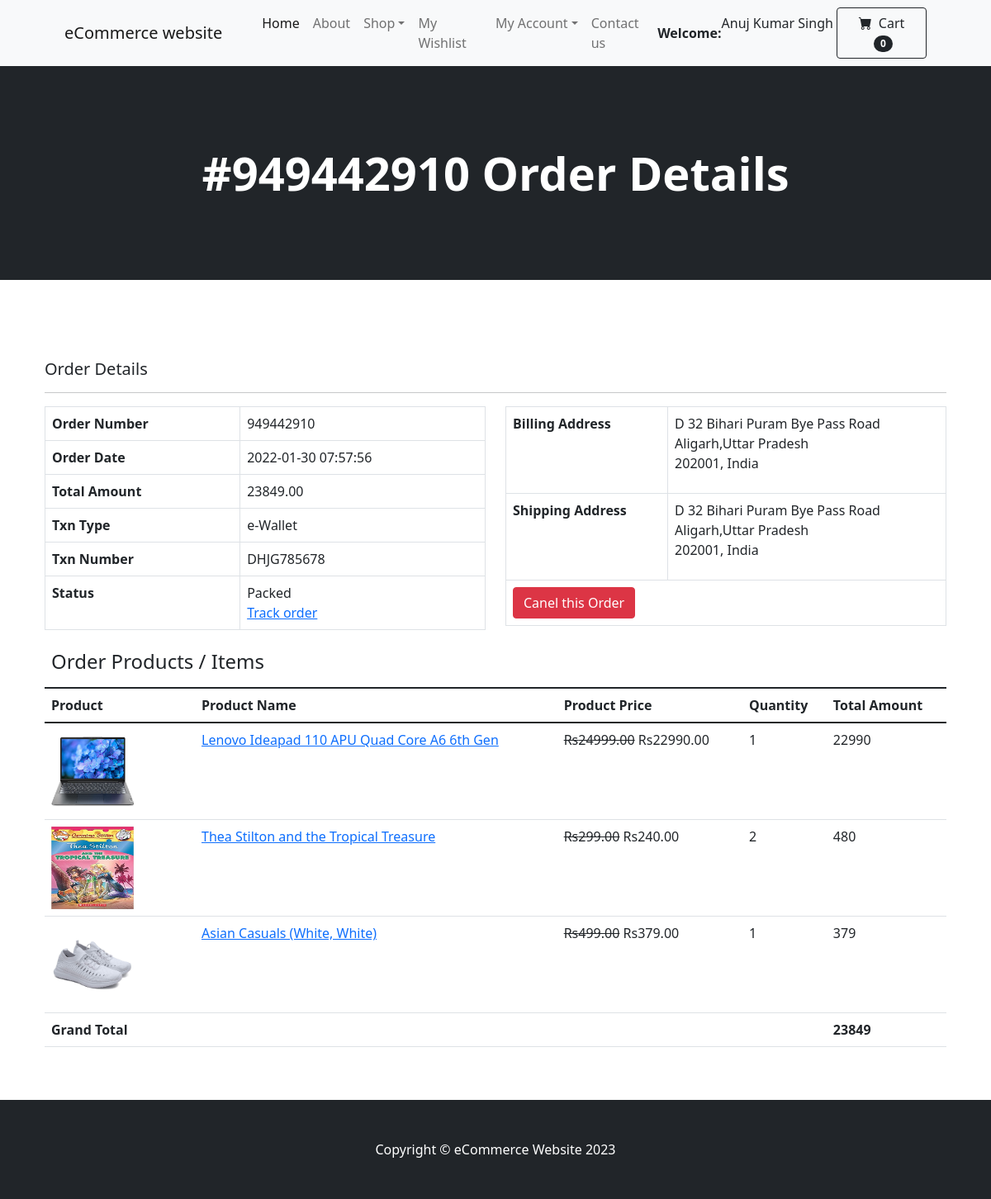
/order-details.php?onumber=949442910 (signed in), run on the app's committed database.
### tables this page shows
CREATE TABLE `orders` (
  `id` int(11) NOT NULL,
  `orderNumber` bigint(12) DEFAULT NULL,
  `userId` int(11) DEFAULT NULL,
  `addressId` int(11) DEFAULT NULL,
  `totalAmount` decimal(10,2) DEFAULT NULL,
  `txnType` varchar(200) DEFAULT NULL,
  `txnNumber` varchar(50) DEFAULT NULL,
  `orderStatus` varchar(120) DEFAULT NULL,
  `orderDate` timestamp NOT NULL DEFAULT current_timestamp()
);

CREATE TABLE `addresses` (
  `id` int(11) NOT NULL,
  `userId` int(11) DEFAULT NULL,
  `billingAddress` varchar(255) DEFAULT NULL,
  `biilingCity` varchar(150) DEFAULT NULL,
  `billingState` varchar(100) DEFAULT NULL,
  `billingPincode` int(11) DEFAULT NULL,
  `billingCountry` varchar(100) DEFAULT NULL,
  `shippingAddress` varchar(300) DEFAULT NULL,
  `shippingCity` varchar(150) DEFAULT NULL,
  `shippingState` varchar(100) DEFAULT NULL,
  `shippingPincode` int(11) DEFAULT NULL,
  `shippingCountry` varchar(100) DEFAULT NULL,
  `postingDate` timestamp NULL DEFAULT current_timestamp()
);

CREATE TABLE `ordersdetails` (
  `id` int(11) NOT NULL,
  `orderNumber` bigint(12) DEFAULT NULL,
  `userId` int(11) DEFAULT NULL,
  `productId` int(11) DEFAULT NULL,
  `quantity` int(11) DEFAULT NULL,
  `orderDate` timestamp NOT NULL DEFAULT current_timestamp(),
  `orderStatus` varchar(55) DEFAULT NULL
);

CREATE TABLE `products` (
  `id` int(11) NOT NULL,
  `category` int(11) NOT NULL,
  `subCategory` int(11) DEFAULT NULL,
  `productName` varchar(255) DEFAULT NULL,
  `productCompany` varchar(255) DEFAULT NULL,
  `productPrice` decimal(10,2) DEFAULT NULL,
  `productPriceBeforeDiscount` decimal(10,2) DEFAULT NULL,
  `productDescription` longtext DEFAULT NULL,
  `productImage1` varchar(255) DEFAULT NULL,
  `productImage2` varchar(255) DEFAULT NULL,
  `productImage3` varchar(255) DEFAULT NULL,
  `shippingCharge` decimal(10,2) DEFAULT NULL,
  `productAvailability` varchar(255) DEFAULT NULL,
  `postingDate` timestamp NULL DEFAULT current_timestamp(),
  `updationDate` timestamp NULL DEFAULT NULL ON UPDATE current_timestamp(),
  `addedBy` int(11) DEFAULT NULL,
  `lastUpdatedBy` int(2) DEFAULT NULL
);

### order-details.php (the view, shortened to what this page needs)
<?php session_start();
include_once('includes/config.php');
if(strlen($_SESSION['id'])==0)
{   header('location:logout.php');
}else{
?>
<!DOCTYPE html>
<html lang="en">
    <head>
        <link href="https://cdn.jsdelivr.net/npm/bootstrap-icons@1.5.0/font/bootstrap-icons.css" rel="stylesheet" />
        <link href="css/styles.css" rel="stylesheet" />
    </head>
    <body>
<?php include_once('includes/header.php');?>
        <header class="bg-dark py-5">
            <div class="container px-4 px-lg-5 my-5">
                <div class="text-center text-white">
                    <h1 class="display-4 fw-bolder">#<?php echo intval($_GET['onumber']);?> Order Details</h1>
                </div>
            </div>
        </header>
        <section class="py-5">
            <div class="container px-4  mt-5">
<h5>Order Details</h5>
<hr />
     <?php
$uid=$_SESSION['id'];
$orderno=intval($_GET['onumber']);
$ret=mysqli_query($con,"select *,orders.id as orderid from orders
left join addresses on addresses.id=orders.addressId
    where orders.userId='$uid' and orders.orderNumber='$orderno'");
while ($row=mysqli_fetch_array($ret)) {?>
<div class="row">
<div class="col-6">
    <table class="table table-bordered" border="1">
<tr>
    <th>Order Number</th>
    <td><?php echo htmlentities($row['orderNumber']);?></td>
</tr>
<tr>
    <th>Order Date</th>
    <td><?php echo htmlentities($row['orderDate']);?></td>
</tr>
<tr>
    <th>Total Amount</th>
    <td><?php echo htmlentities($row['totalAmount']);?></td>
</tr>
<tr>
    <th>Txn Type</th>
    <td><?php echo htmlentities($row['txnType']);?></td>
</tr>
<tr>
    <th>Txn Number</th>
    <td><?php echo htmlentities($row['txnNumber']);?></td>
</tr>
<tr>
    <th>Status</th>
    <td><?php $ostatus=$row['orderStatus'];
                    if( $ostatus==''): echo "Not Processed Yet";
                        else: echo $ostatus; endif;?>
                            <br />
<a href="javascript:void(0);" onClick="popUpWindow('track-order.php?oid=<?php echo $row['orderid'];?>');" title="Track order"> Track order
</a>
                        </td>
</tr>
    </table>
</div>
<div class="col-6">
    <table class="table table-bordered" border="1">
<tr>
    <th>Billing Address</th>
    <td><address><?php echo htmlentities($row['billingAddress']);?><br />
<?php echo htmlentities($row['biilingCity']);?>,<?php echo htmlentities($row['billingState']);?><br />
<?php echo htmlentities($row['billingPincode']);?>, <?php echo htmlentities($row['billingCountry']);?>
</address>
    </td>
</tr>
<tr>
    <th>Shipping Address</th>
    <td><address><?php echo htmlentities($row['shippingAddress']);?><br />
<?php echo htmlentities($row['shippingCity']);?>,<?php echo htmlentities($row['shippingState']);?><br />
<?php echo htmlentities($row['shippingPincode']);?>, <?php echo htmlentities($row['shippingCountry']);?>
</address>
    </td>
</tr>
<tr><td colspan="2"><a href="javascript:void(0);" onClick="popUpWindow('cancelorder.php?oid=<?php echo $row['orderid'];?>');" title="Cancel Order" class="btn-upper btn btn-danger">Canel this Order
</a></td></tr>
    </table>
</div>
</div>
<?php } ?>
    <div class="table-responsive">
        <table class="table">
            <thead>
                <tr>
                    <th colspan="4"><h4>Order Products / Items</h4></th>
                </tr>
            </thead>
            <tr>
                <thead>
                    <th>Product</th>
                    <th>Product Name</th>
                    <th>Product Price</th>
                    <th>Quantity</th>
                    <th>Total Amount</th>
                </thead>
            </tr>
            <tbody>
<?php
$ret=mysqli_query($con,"select products.productName as pname,products.productName as proid,products.productImage1 as pimage,products.productPrice as pprice,ordersdetails.productId as pid,ordersdetails.id as cartid,products.productPriceBeforeDiscount,ordersdetails.quantity from ordersdetails join products on products.id=ordersdetails.productId where ordersdetails.userId='$uid'  and ordersdetails.orderNumber='$orderno'");
$num=mysqli_num_rows($ret);
    if($num>0)
    {
while ($row=mysqli_fetch_array($ret)) {
?>
                <tr>
                    <td class="col-md-2"><img src="admin/productimages/<?php echo htmlentities($row['pimage']);?>" alt="<?php echo htmlentities($row['pname']);?>" width="100" height="100"></td>
                    <td>
                       <a href="product-details.php?pid=<?php echo htmlentities($pd=$row['pid']);?>"><?php echo htmlentities($row['pname']);?></a></td>
<td>
                           <span class="text-decoration-line-through">Rs<?php echo htmlentities($row['productPriceBeforeDiscount']);?></span>
                            <span>Rs<?php echo htmlentities($row['pprice']);?></span>
                    </td>
                    <td><?php echo htmlentities($row['quantity']);?></td>
                     <td><?php echo htmlentities($totalamount=$row['quantity']*$row['pprice']);?></td>
                </tr>
                <?php $grantotal+=$totalamount; } ?>
<tr>
    <th colspan="4">Grand Total</th>
    <th colspan="2"><?php echo $grantotal;?></th>
</tr>
                <?php } ?>
            </tbody>
        </table>
    </div>
            </div>
        </section>
   <?php include_once('includes/footer.php'); ?>
    </body>
</html>
<?php } ?>

### includes/header.php (shortened to what this page needs)
        <nav class="navbar navbar-expand-lg navbar-light bg-light">
            <div class="container px-4 px-lg-5">
                <a class="navbar-brand" href="index.php">eCommerce website</a>
                <div class="collapse navbar-collapse" id="navbarSupportedContent">
                    <ul class="navbar-nav me-auto mb-2 mb-lg-0 ms-lg-4">
                        <li class="nav-item"><a class="nav-link active" aria-current="page" href="index.php">Home</a></li>
                        <li class="nav-item"><a class="nav-link" href="about-us.php">About</a></li>
                        <li class="nav-item dropdown">
                            <a class="nav-link dropdown-toggle" id="navbarDropdown" href="#" role="button" data-bs-toggle="dropdown" aria-expanded="false">Shop</a>
                        </li>
<?php if($_SESSION['id']==0){?>
          <li class="nav-item dropdown">
                            <a class="nav-link dropdown-toggle" id="navbarDropdown" href="#" role="button" data-bs-toggle="dropdown" aria-expanded="false">Users</a>
                            <ul class="dropdown-menu" aria-labelledby="navbarDropdown">
                                <li><a class="dropdown-item" href="login.php">Login</a></li>
                                <li><hr class="dropdown-divider" /></li>
                                <li><a class="dropdown-item" href="signup.php">Sign Up</a></li>
                            </ul>
                        </li>
                                     <li class="nav-item"><a class="nav-link" href="admin/">Admin</a></li>
                    <?php } else {?>
                        <li class="nav-item"><a class="nav-link" href="my-wishlist.php">My Wishlist</a></li>
                                  <li class="nav-item dropdown">
    <a class="nav-link dropdown-toggle" id="navbarDropdown" href="#" role="button" data-bs-toggle="dropdown" aria-expanded="false">My Account</a>
                        </li>
                     <?php } ?>
                      <li class="nav-item"><a class="nav-link" href="contact-us.php">Contact us</a></li>
                    </ul>
<?php if($_SESSION['id']!=0):?>
<strong>Welcome:</strong> <?php echo $_SESSION['username'];?> &nbsp;
<?php endif;?>
                    <form class="d-flex">
                        <?php
$uid=$_SESSION['id'];
                        $ret=mysqli_query($con,"select sum(productQty) as qtyy from cart where userId='$uid'");
$result=mysqli_fetch_array($ret);
$cartcount=$result['qtyy'];
                        ?>
                        <a class="btn btn-outline-dark" href="my-cart.php">
                            <i class="bi-cart-fill me-1"></i>
                            Cart
                            <?php if($cartcount==0):?>
                            <span class="badge bg-dark text-white ms-1 rounded-pill">0</span>
                        <?php else: ?>
                            <span class="badge bg-dark text-white ms-1 rounded-pill"><?php echo $cartcount; ?></span>
                            <?php endif;?>
                        </a>
                    </form>
                </div>
            </div>
        </nav>

### includes/footer.php
<footer class="py-5 bg-dark">
       <div class="container"><p class="m-0 text-center text-white">Copyright &copy; eCommerce Website  <?php echo date('Y');?></p></div>
   </footer>

### data on the page
orders: orderNumber "949442910", orderDate "2022-01-30 07:57:56", totalAmount "23849.00", txnType "e-Wallet", txnNumber "DHJG785678", orderStatus "Packed", addressId.billingAddress "D 32 Bihari Puram Bye Pass Road", addressId.biilingCity "Aligarh", addressId.billingState "Uttar Pradesh", addressId.billingPincode "202001", addressId.billingCountry "India", addressId.shippingAddress "D 32 Bihari Puram Bye Pass Road", addressId.shippingCity "Aligarh", addressId.shippingState "Uttar Pradesh", addressId.shippingPincode "202001", addressId.shippingCountry "India"
ordersdetails: productId.productImage1 (picture), productId.productName "Lenovo Ideapad 110 APU Quad Core A6 6th Gen", productId.productPriceBeforeDiscount "24999.00", productId.productPrice "22990.00", quantity "1", $totalamount=$row['quantity']*$row['pprice'] "22990"
ordersdetails: productId.productImage1 (picture), productId.productName "Thea Stilton and the Tropical Treasure", productId.productPriceBeforeDiscount "299.00", productId.productPrice "240.00", quantity "2", $totalamount=$row['quantity']*$row['pprice'] "480"
ordersdetails: productId.productImage1 (picture), productId.productName "Asian Casuals (White, White)", productId.productPriceBeforeDiscount "499.00", productId.productPrice "379.00", quantity "1", $totalamount=$row['quantity']*$row['pprice'] "379"

### other printed values
$_SESSION['username'] "Anuj Kumar Singh"
$_GET['onumber'] "949442910"
$grantotal "23849"
